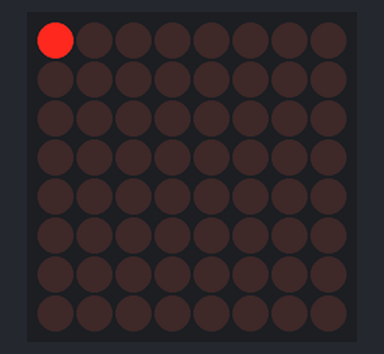
Simulated run of this sketch. Board: Arduino Uno, built with avr-gcc and run on an emulated ATmega328P. Shown: 8×8 LED matrix.

Above: at 0.01 s.
At 0.54 s:
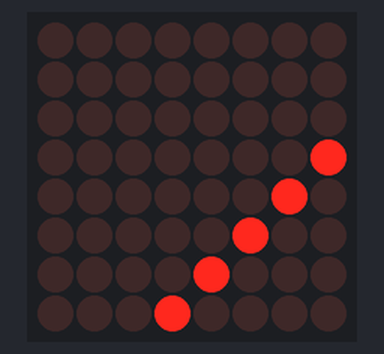
At 1.06 s:
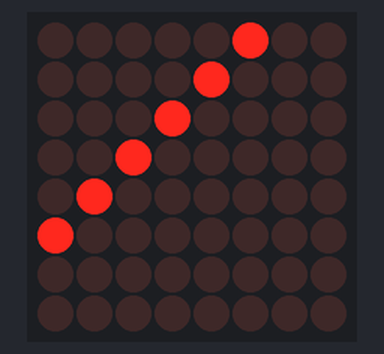

Measured:
- by itself, everything shown: repeats every 0.79 s, in 15 steps

The sketch:

drift_downleftright.ino
```cpp
/*
Visual Stimuli Drift: Downward angled direction
from top left to bottom right

Works with 8x8 Adafruit LED Matrix backpacks
Set up for backpacks with 2 Address Select pins: 0x70
 */

#include <Wire.h>
#include <Adafruit_GFX.h>
#include "Adafruit_LEDBackpack.h"

Adafruit_8x8matrix matrix = Adafruit_8x8matrix();


void setup() {
  Serial.begin(9600);
  matrix.begin(0x70);
}

static const uint8_t PROGMEM
  drift1[] =
 { B10000000,
   B00000000,
   B00000000,
   B00000000,
   B00000000,
   B00000000,
   B00000000,
   B00000000 },
  drift2[] =
  {B01000000,
   B10000000,
   B00000000,
   B00000000,
   B00000000,
   B00000000,
   B00000000,
   B00000000},
   drift3[] =
  {B00100000,
   B01000000,
   B10000000,
   B00000000,
   B00000000,
   B00000000,
   B00000000,
   B00000000},
   drift4[] =
  {B00010000,
   B00100000,
   B01000000,
   B10000000,
   B00000000,
   B00000000,
   B00000000,
   B00000000},
   drift5[] =
  {B00001000,
   B00010000,
   B00100000,
   B01000000,
   B10000000,
   B00000000,
   B00000000,
   B00000000},
   drift6[] =
  {B00000100,
   B00001000,
   B00010000,
   B00100000,
   B01000000,
   B10000000,
   B00000000,
   B00000000},
   drift7[] =
  {B00000010,
   B00000100,
   B00001000,
   B00010000,
   B00100000,
   B01000000,
   B10000000,
   B00000000},
   drift8[] =
  {B00000001,
   B00000010,
   B00000100,
   B00001000,
   B00010000,
   B00100000,
   B01000000,
   B10000000},
   drift9[] =
  {B00000000,
   B00000001,
   B00000010,
   B00000100,
   B00001000,
   B00010000,
   B00100000,
   B01000000},
   drift10[] =
  {B00000000,
   B00000000,
   B00000001,
   B00000010,
   B00000100,
   B00001000,
   B00010000,
   B00100000},
   drift11 [] =
  {B00000000,
   B00000000,
   B00000000,
   B00000001,
   B00000010,
   B00000100,
   B00001000,
   B00010000},
   drift12 [] =
  {B00000000,
   B00000000,
   B00000000,
   B00000000,
   B00000001,
   B00000010,
   B00000100,
   B00001000},
   drift13 [] =
  {B00000000,
   B00000000,
   B00000000,
   B00000000,
   B00000000,
   B00000001,
   B00000010,
   B00000100},
   drift14 [] =
  {B00000000,
   B00000000,
   B00000000,
   B00000000,
   B00000000,
   B00000000,
   B00000001,
   B00000010},
   drift15 [] =
  {B00000000,
   B00000000,
   B00000000,
   B00000000,
   B00000000,
   B00000000,
   B00000000,
   B00000001};

void loop() {
  matrix.clear();
  matrix.drawBitmap(0, 0, drift1, 8, 8, LED_ON);
  matrix.writeDisplay();
  delay(50);

  matrix.clear();
  matrix.drawBitmap(0, 0, drift2, 8, 8, LED_ON);
  matrix.writeDisplay();
  delay(50);

  matrix.clear();
  matrix.drawBitmap(0, 0, drift3, 8, 8, LED_ON);
  matrix.writeDisplay();
  delay(50);

  matrix.clear();
  matrix.drawBitmap(0, 0, drift4, 8, 8, LED_ON);
  matrix.writeDisplay();
  delay(50);

  matrix.clear();
  matrix.drawBitmap(0, 0, drift5, 8, 8, LED_ON);
  matrix.writeDisplay();
  delay(50);

  matrix.clear();
  matrix.drawBitmap(0, 0, drift6, 8, 8, LED_ON);
  matrix.writeDisplay();
  delay(50);

  matrix.clear();
  matrix.drawBitmap(0, 0, drift7, 8, 8, LED_ON);
  matrix.writeDisplay();
  delay(50);

  matrix.clear();
  matrix.drawBitmap(0, 0, drift8, 8, 8, LED_ON);
  matrix.writeDisplay();
  delay(50);

  matrix.clear();
  matrix.drawBitmap(0, 0, drift9, 8, 8, LED_ON);
  matrix.writeDisplay();
  delay(50);

  matrix.clear();
  matrix.drawBitmap(0, 0, drift10, 8, 8, LED_ON);
  matrix.writeDisplay();
  delay(50);

  matrix.clear();
  matrix.drawBitmap(0, 0, drift11, 8, 8, LED_ON);
  matrix.writeDisplay();
  delay(50);

  matrix.clear();
  matrix.drawBitmap(0, 0, drift12, 8, 8, LED_ON);
  matrix.writeDisplay();
  delay(50);

  matrix.clear();
  matrix.drawBitmap(0, 0, drift13, 8, 8, LED_ON);
  matrix.writeDisplay();
  delay(50);

  matrix.clear();
  matrix.drawBitmap(0, 0, drift14, 8, 8, LED_ON);
  matrix.writeDisplay();
  delay(50);

  matrix.clear();
  matrix.drawBitmap(0, 0, drift15, 8, 8, LED_ON);
  matrix.writeDisplay();
  delay(50);
  }
```
